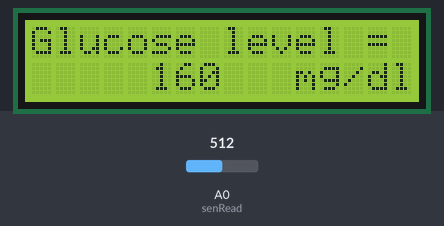
Simulated run of this sketch. Board: Arduino Uno, built with avr-gcc and run on an emulated ATmega328P. Parts: 16×2 character LCD. The test bench sets the inputs (shaded band); at power-on: A0 (senRead) = 512. What the sketch prints to the serial monitor is not drawn.

Above: at 1.6 s.
1.7 s: A0 (senRead) set to 84
At 3.6 s:
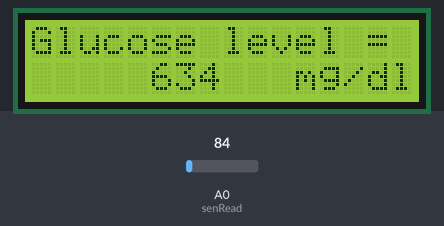
4.5 s: A0 (senRead) set to 68
At 5.2 s:
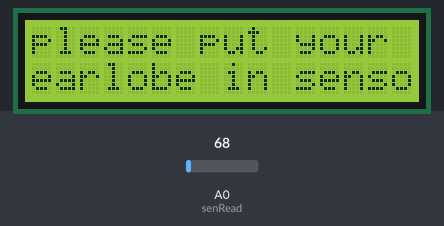
6.0 s: A0 (senRead) set to 122
At 8.6 s:
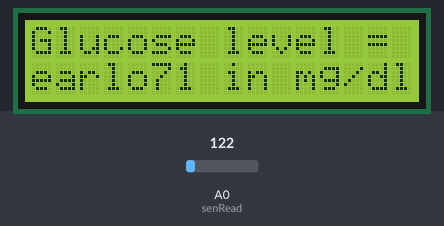
9.0 s: A0 (senRead) set to 50
At 9.8 s:
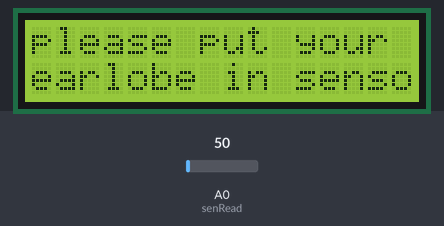
Timing chart, 0 to 11.5 s (numbered marks = the images above; inputs shaded):
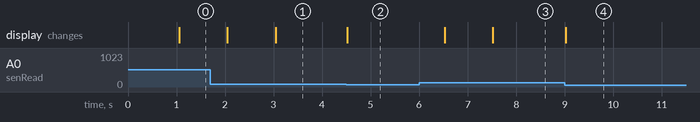

The sketch:

NIRG_Code.ino
```cpp
#include <LiquidCrystal.h>
// This is the library for LCD panel
int senRead= A0;
int val = 0;
int glucoselevel = 0;
int arr[50];
int counterelements = 0;
int correctedglucoselevel = 0;
// All the varialbles are mentioned above
LiquidCrystal lcd(2, 3, 4, 5, 6, 7);
// We have activated the pins for lcd panel

// We have two functions in arudiono code; setup and loop
void setup()
{
  Serial.begin(9600);
  // used for serial montior of arudino
  pinMode(senRead, INPUT);
  // declared pin to give input, sensor will get input form this sensor.
  lcd.begin(16,2);
  // initialising the led, 16 horizontally and 2 vertically
  lcd.clear( );
  // clearing screen for the operation
}
// setup works only once, if there's no loop

int average(int arry[50])
{
  int sum = 0;
  int avg = 0;
  for(int i =0; i<50; i++)
  {
     sum = sum + arry[i];
  }
  avg = sum / 50;
  return avg;
}
// the value from the above sensor is taken and put in the below equation.
void loop()
{
  val = analogRead(senRead);
  glucoselevel = (8*pow(10,-5)*pow(val,2))+ (0.1873*val) + 46.131;
  glucoselevel = constrain(glucoselevel, 60, 160);
  if (glucoselevel > 60)
   {
     arr[counterelements] = glucoselevel;
      if(counterelements == 49)
     {
       correctedglucoselevel= average(arr);
       Serial.print(" Glucose Level = ");
       Serial.print(correctedglucoselevel);
       Serial.println(" mg/dl");
       lcd.setCursor(0,0);
       lcd.print("Glucose level = ");
       lcd.setCursor(5,1);
       lcd.print(correctedglucoselevel);
       lcd.setCursor(10,1);
       lcd.print(" mg/dl");
       counterelements = 0;
     }
      counterelements++;
   }
   else
   {
    lcd.setCursor(0,0);
    lcd.print("please put your");
    lcd.setCursor(0,1);
    lcd.print("earlobe in sensor");
   }
   delay(20);
}
```

Measured:
- the behaviour switches between 77 and 76 on A0 (senRead) (found by bisection; images 1 and 2)
- after the input at 1.7 s, the display: first changes after 0.35 s (image 1 shows a later state)
- after the input at 4.5 s, the display: changes at once (image 2)
- after the input at 6.0 s, the display: first changes after 0.53 s (image 3 shows a later state)
- after the input at 9.0 s, the display: changes at once (image 4)
